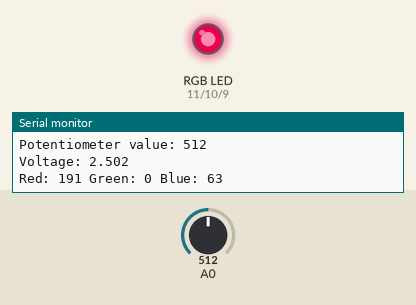
This sketch was run on a simulated Arduino Uno, built with avr-gcc and run on an emulated ATmega328P. On the bench: an RGB LED mixed from three pins (HIGH = lit), the last lines printed to the serial monitor. The test bench sets the inputs (shaded band); at power-on: A0 = 512. Dim RGB values are drawn brighter than linear.

Above: at 1.2 s.
1.3 s: A0 set to 716
At 2.6 s:
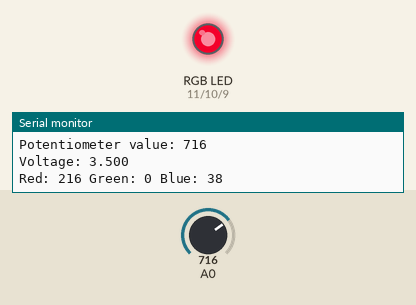
2.9 s: A0 set to 1023
At 3.3 s:
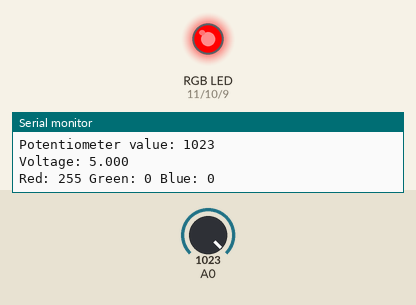
4.5 s: A0 set to 306
At 5.1 s:
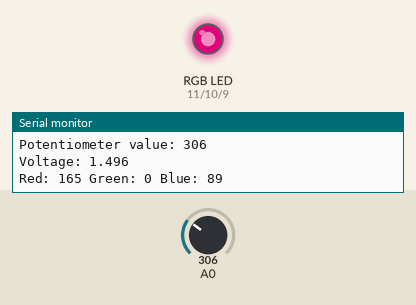
6.1 s: A0 set to 0
At 6.8 s:
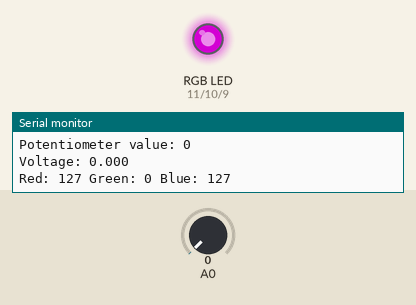
Timing chart, 0 to 8.7 s (numbered marks = the images above; inputs shaded):
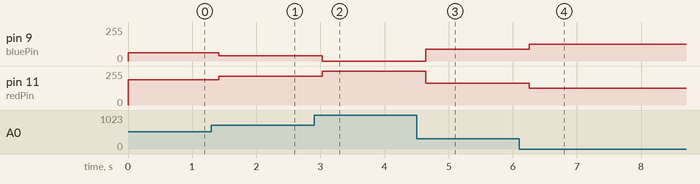

The sketch:

ex8.ino
```cpp
/*
Excersise 8

Reads potentiometer value and uses it to control an RGB led from purple to red

circuit:
* potentiometer with center connected to A0, others to 5 V and ground
* an RGB led connected to pins 9-11

Created 07 jan 2026
by Anssi Sohlman and Amal Almis

*/

//Baud rate for easy access
const unsigned long MY_BAUD = 115200;

// voltage applied to potentiometer, bits of A0 and the number of steps
const float V_REF = 5.0;
const float R_BITS = 10.0;
const float ADC_STEPS = (1 << int(R_BITS)) - 1;

int val = 0;  //The value to be read

// Pins for the RGB led
const int redPin = 11;
const int greenPin = 10;
const int bluePin = 9;

void setup() {
  // put your setup code here, to run once:
  Serial.begin(MY_BAUD);

  //set up pins for output
  pinMode(redPin, OUTPUT);
  pinMode(greenPin, OUTPUT);
  pinMode(bluePin, OUTPUT);
}

void loop() {
  //read and print the converted analogue value
  val = analogRead(A0);
  Serial.print("Potentiometer value: ");
  Serial.println(val);

  //convert digital value to voltage and print
  float voltage = (val / ADC_STEPS) * V_REF;
  Serial.print("Voltage: ");
  Serial.println(voltage, 3);

  // fade from purple to red
  // 0 is purple (127,0, 127)
  // 1023 is red (255, 0, 0)
  int redVal = int(127 + int((val + 1) / 8));  // calculate value for red
  int blueVal = int(127 - int((val) / 8));     // calculate value for blue
  int greenVal = 0;                            // green value is 0

  printRGBval(redVal, blueVal, greenVal);      // prints the decimal RGB value to serial
  updateLED(redVal, blueVal, greenVal);        // update LED with the entered RGB value

  Serial.println('\n');

  delay(200);
}

void printRGBval(int redVal, int blueVal, int greenVal) {  // Prints RGB value
  Serial.print("Red: ");
  Serial.print(redVal);
  Serial.print(" ");

  Serial.print("Green: ");
  Serial.print(greenVal);
  Serial.print(" ");

  Serial.print("Blue: ");
  Serial.print(blueVal);
  Serial.print(" ");

  Serial.println("");
}

void updateLED(int redVal, int blueVal, int greenVal) {  // Updates the LED color
  analogWrite(redPin, redVal);
  analogWrite(bluePin, blueVal);
  analogWrite(greenPin, greenVal);
}
```

Measured:
- after the input at 1.3 s, pin 9 (bluePin): 63/255 → 38/255 after 0.11 s; pin 11 (redPin): 191/255 → 216/255 after 0.11 s
- after the input at 2.9 s, pin 9 (bluePin): 38/255 → 0/255 after 0.13 s; pin 11 (redPin): 216/255 → 255/255 after 0.13 s
- after the input at 4.5 s, pin 9 (bluePin): 0/255 → 89/255 after 0.14 s; pin 11 (redPin): 255/255 → 165/255 after 0.14 s
- after the input at 6.1 s, pin 9 (bluePin): 89/255 → 127/255 after 0.16 s; pin 11 (redPin): 165/255 → 127/255 after 0.16 s
